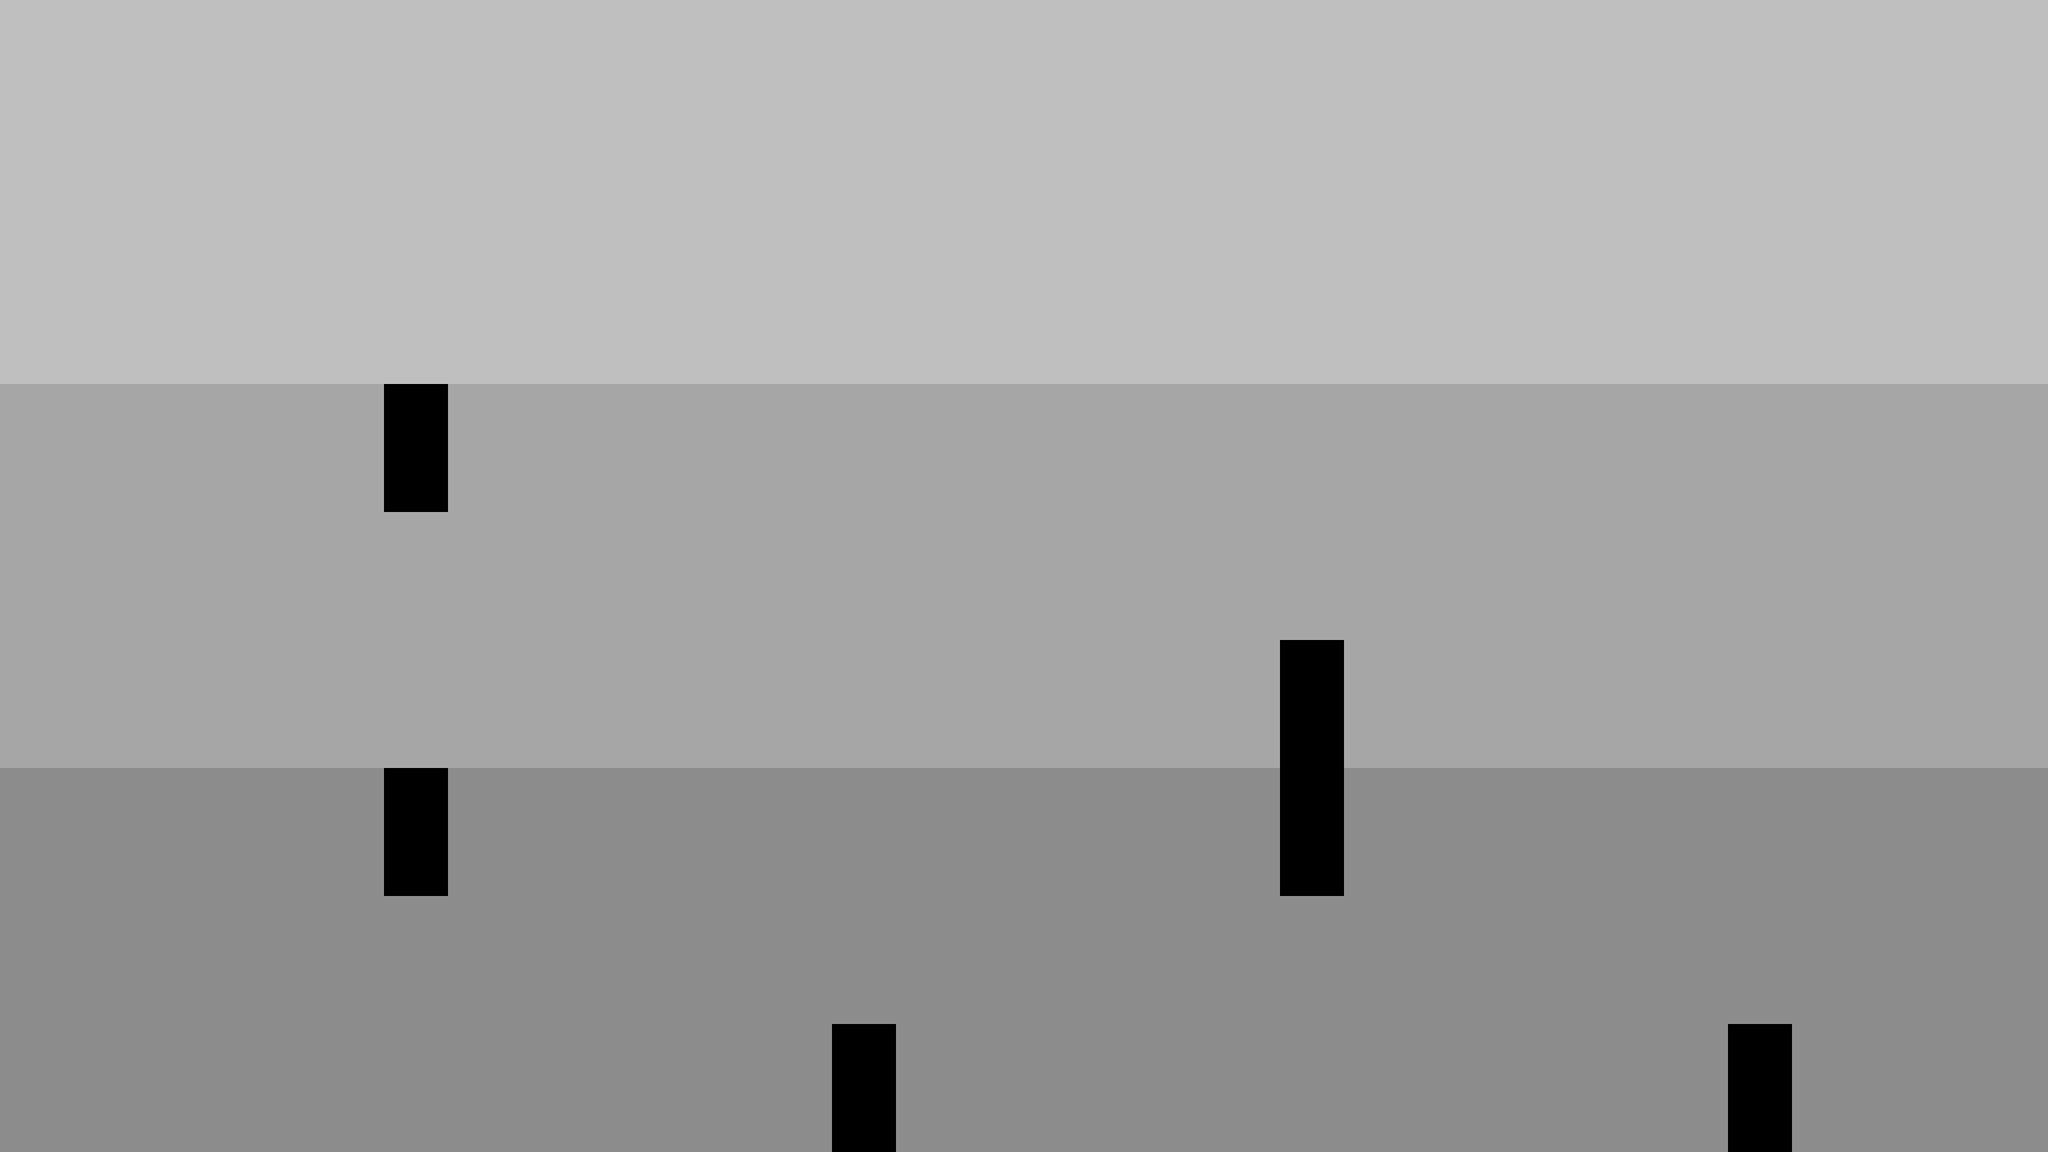

A 2D game scene composited from a Tiled map and its tileset images. What follows is a short description and the map's XML, with each tile layer's data collapsed to a summary:
An orthogonal 32x18 tile map with 80x80 px tiles, 2 tile layers (bg, blocks).

<map version="1.0" orientation="orthogonal" renderorder="right-down" width="32" height="18" tilewidth="80" tileheight="80">
 <tileset firstgid="1" name="blocks" tilewidth="80" tileheight="80">
  <image source="blocks.png" width="320" height="80" />
 </tileset>
 <layer name="bg" width="32" height="18" opacity="0.75">
  <data>[576 cells, 576 non-empty, 3 distinct tile ids]</data>
 </layer>
 <layer name="blocks" width="32" height="18">
  <data>[576 cells, 12 non-empty, 1 distinct tile ids]</data>
 </layer>
</map>
